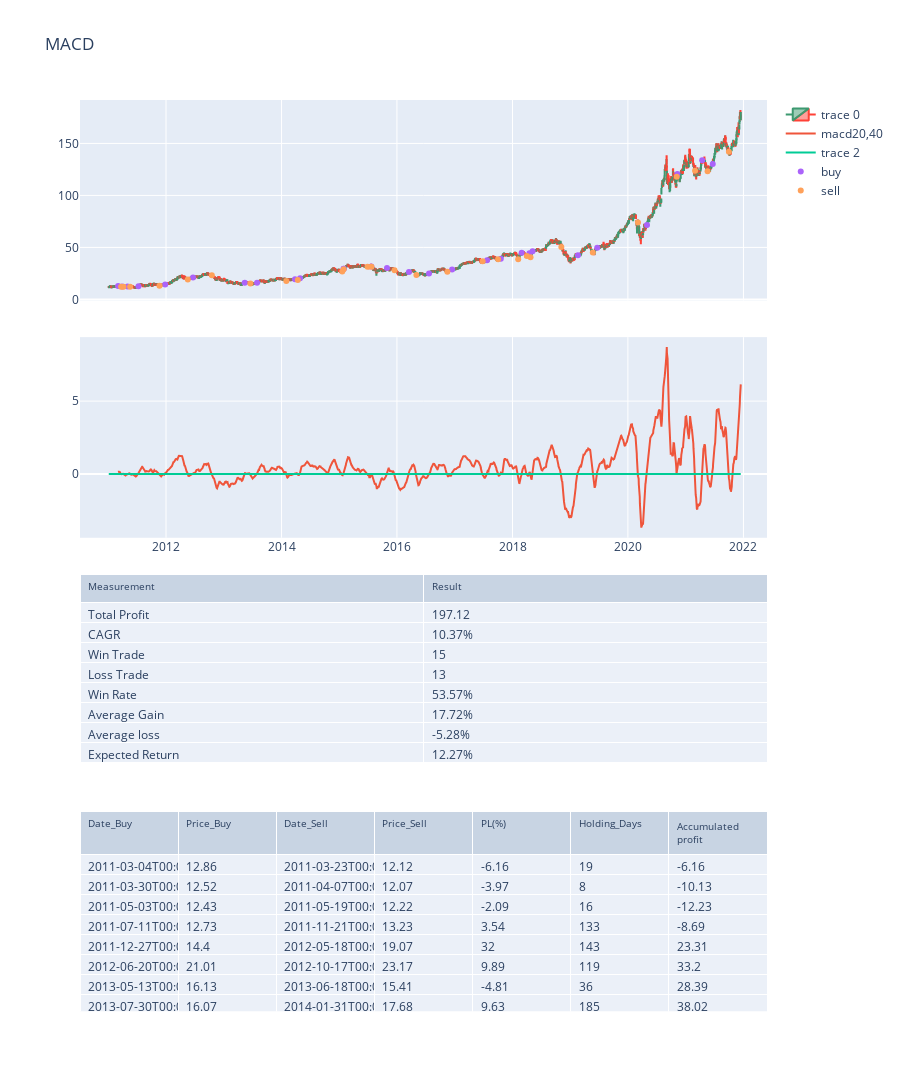

The cell this chart's notebook holds for it:
### Code cell
#11.Plot graph

df_plt = ohlc_intraday[ticker].copy()
macd=calculate_macd(df_plt["Close"],fast,slow)
df_plt = pd.concat([df_plt,macd],axis=1,join='outer')[:-1]
df_plt['Date'] = pd.to_datetime(df_plt['Date'], format='%d-%m-%Y')
df_plt['0']=0

fig = make_subplots(rows=4, cols=1,shared_xaxes=True, vertical_spacing=0.04,
specs=[[{"type": "scatter"}],[{"type": "scatter"}],
      [{"type": "table"}],[{"type": "table"}]])

buy = df_Trading[['Date_Buy','Price_Buy']].copy()
sell = df_Trading[['Date_Sell','Price_Sell']].copy()

fig.add_trace(go.Candlestick(x=df_plt['Date'],
            open=df_plt['Open'],
            high=df_plt['High'],
            low=df_plt['Low'],
            close=df_plt['Close']),row=1,col=1)

fig.add_trace(go.Scatter(x = df_plt['Date'], y=df_plt['macd'],mode='lines',name='macd'+str(fast)+','+str(slow)),row=2,col=1)
fig.add_trace(go.Scatter(x = df_plt['Date'], y=df_plt['0'],mode='lines'),row= 2,col =1)

fig.add_trace(go.Scatter(x = buy['Date_Buy'], y=buy['Price_Buy'],mode='markers',name='buy'),row= 1,col =1)
fig.add_trace(go.Scatter(x = sell['Date_Sell'], y=sell['Price_Sell'],mode='markers',name='sell'),row= 1,col =1)

fig.add_trace(go.Table(header=dict(values=df_summary.columns,font=dict(size=10),align="left"),
        cells=dict(values=[df_summary[k].tolist() for k in df_summary.columns],align = "left")),row=3, col=1)

fig.add_trace(go.Table(header=dict(values=df_Trading.columns,font=dict(size=10),align="left"),
        cells=dict(values=[df_Trading[k].tolist() for k in df_Trading.columns],align = "left")),row=4, col=1)

fig.update_layout( height=1200, showlegend=True, title_text='MACD')
fig.update_layout(xaxis_rangeslider_visible=False)

fig.show()

### Figure 1 — Plotly figure (JSON) as saved in the notebook; plotly's stock layout.template omitted (floating-point values rounded to 4 significant figures; data arrays with more than 128 entries replaced by an {"elided": "..."} marker saying what was removed)
{"data": [{"close": {"elided": "2757 float values"}, "high": {"elided": "2757 float values"}, "low": {"elided": "2757 float values"}, "open": {"elided": "2757 float values"}, "type": "candlestick", "x": {"elided": "2757 str values"}, "xaxis": "x", "yaxis": "y"}, {"mode": "lines", "name": "macd20,40", "type": "scatter", "x": {"elided": "2757 str values"}, "xaxis": "x2", "y": {"elided": "2757 float values"}, "yaxis": "y2"}, {"mode": "lines", "type": "scatter", "x": {"elided": "2757 str values"}, "xaxis": "x2", "y": {"elided": "2757 int values"}, "yaxis": "y2"}, {"mode": "markers", "name": "buy", "type": "scatter", "x": ["2011-03-04T00:00:00", "2011-03-30T00:00:00", "2011-05-03T00:00:00", "2011-07-11T00:00:00", "2011-12-27T00:00:00", "2012-06-20T00:00:00", "2013-05-13T00:00:00", "2013-07-30T00:00:00", "2014-03-27T00:00:00", "2014-04-28T00:00:00", "2015-01-28T00:00:00", "2015-01-30T00:00:00", "2015-07-23T00:00:00", "2015-10-30T00:00:00", "2016-03-17T00:00:00", "2016-07-22T00:00:00", "2016-12-15T00:00:00", "2017-07-24T00:00:00", "2017-10-19T00:00:00", "2018-02-28T00:00:00", "2018-04-18T00:00:00", "2018-05-08T00:00:00", "2019-02-19T00:00:00", "2019-06-21T00:00:00", "2020-05-01T00:00:00", "2020-11-09T00:00:00", "2021-04-15T00:00:00", "2021-06-21T00:00:00"], "xaxis": "x", "y": [12.86, 12.52, 12.43, 12.73, 14.4, 21.01, 16.13, 16.07, 19.29, 20.46, 29.41, 29.6, 31.55, 30.25, 26.38, 24.82, 28.84, 37.65, 39.19, 44.81, 44.45, 46.25, 42.43, 49.7, 71.56, 120.5, 133.8, 130.3], "yaxis": "y"}, {"mode": "markers", "name": "sell", "type": "scatter", "x": ["2011-03-23T00:00:00", "2011-04-07T00:00:00", "2011-05-19T00:00:00", "2011-11-21T00:00:00", "2012-05-18T00:00:00", "2012-10-17T00:00:00", "2013-06-18T00:00:00", "2014-01-31T00:00:00", "2014-04-14T00:00:00", "2015-01-20T00:00:00", "2015-01-29T00:00:00", "2015-06-29T00:00:00", "2015-07-24T00:00:00", "2015-12-17T00:00:00", "2016-05-03T00:00:00", "2016-11-15T00:00:00", "2017-06-26T00:00:00", "2017-10-02T00:00:00", "2018-02-06T00:00:00", "2018-04-02T00:00:00", "2018-04-25T00:00:00", "2018-11-06T00:00:00", "2019-05-24T00:00:00", "2020-03-05T00:00:00", "2020-11-05T00:00:00", "2021-03-01T00:00:00", "2021-05-19T00:00:00", "2021-10-01T00:00:00"], "xaxis": "x", "y": [12.12, 12.07, 12.22, 13.23, 19.07, 23.17, 15.41, 17.68, 18.64, 26.96, 29.08, 31.36, 31.33, 28, 23.55, 26.64, 36.79, 38.56, 38.71, 41.66, 40.65, 50.48, 45.05, 73.88, 118.0, 123.8, 123.2, 141.9], "yaxis": "y"}, {"cells": {"align": "left", "values": [["Total Profit", "CAGR", "Win Trade", "Loss Trade ", "Win Rate", "Average Gain", "Average loss", "Expected Return"], [197.1, "10.37%", 15, 13, "53.57%", "17.72%", "-5.28%", "12.27%"]]}, "domain": {"x": [0, 1], "y": [0.26, 0.48]}, "header": {"align": "left", "font": {"size": 10}, "values": ["Measurement", "Result"]}, "type": "table"}, {"cells": {"align": "left", "values": {"elided": "7x28 mixed values"}}, "domain": {"x": [0, 1], "y": [0, 0.22]}, "header": {"align": "left", "font": {"size": 10}, "values": ["Date_Buy", "Price_Buy", "Date_Sell", "Price_Sell", "PL(%)", "Holding_Days", "Accumulated profit"]}, "type": "table"}], "layout": {"height": 1200, "showlegend": true, "title": {"text": "MACD"}, "xaxis": {"anchor": "y", "domain": [0, 1], "matches": "x2", "rangeslider": {"visible": false}, "showticklabels": false}, "xaxis2": {"anchor": "y2", "domain": [0, 1]}, "yaxis": {"anchor": "x", "domain": [0.78, 1]}, "yaxis2": {"anchor": "x2", "domain": [0.52, 0.74]}}}
